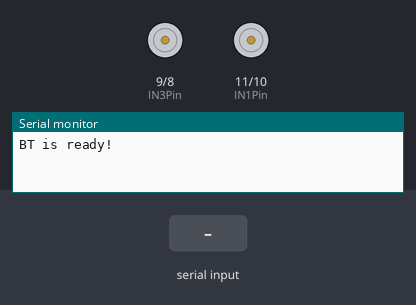
Bench run of a sketch on a simulated Arduino Uno, built with avr-gcc and run on an emulated ATmega328P. On the bench: motor-driver pin pairs drawn as motors (green arrow = first pin HIGH = forward, orange = second pin HIGH = backward, longer = more drive), the last lines printed to the serial monitor. The inputs (shaded band) are chosen by the test bench.

Above: at 1.2 s.
1.3 s: "F" received over the second serial link
At 1.7 s:
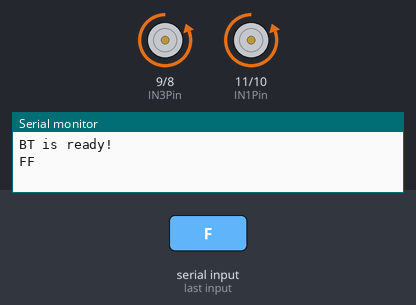
2.8 s: "B" received over the second serial link
At 4.0 s:
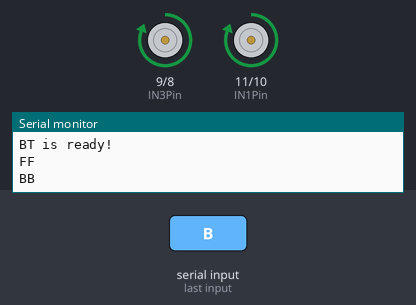
4.3 s: "L" received over the second serial link
At 5.2 s:
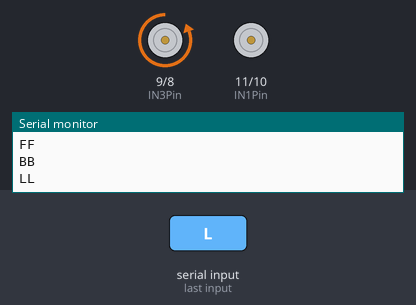
5.8 s: "R" received over the second serial link
At 6.3 s:
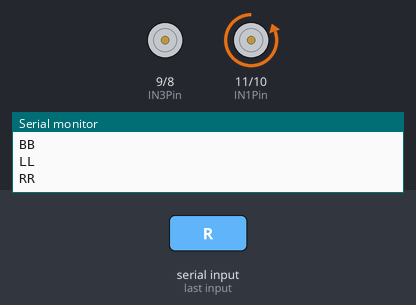
Timing chart, 0 to 8.3 s (numbered marks = the images above; inputs shaded):
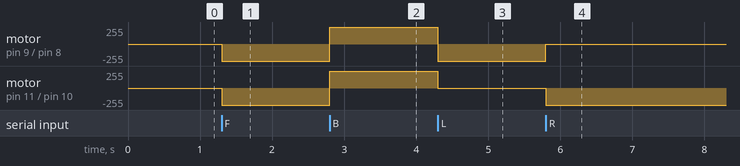

The sketch:

BT_Car01.ino
```cpp
#include <String.h>

/* Input for motorA:
   IN1      IN2      Action
   LOW      LOW      Motor Stop
   HIGH     LOW      Motor moves forward
   LOW      HIGH     Motor moves backward
   HIGH     HIGH     Motor Stop
*/
const int IN1Pin  = 11;
const int IN2Pin = 10;
const int IN3Pin = 9;
const int IN4Pin = 8;

const int DELAY = 3000;
#define TXPin 3
#define RXPin 2

#include <SoftwareSerial.h>   // 引用程式庫

// 定義連接藍牙模組的序列埠
SoftwareSerial BT(RXPin, TXPin); // 接收腳, 傳送腳
char val;  // 儲存接收資料的變數
//String CarCommand = String("FBLR") ;    //設定車子可以接受字串
String CarCommand = "FBLRX" ;    //設定車子可以接受字串

void setup()
{
  pinMode(IN1Pin, OUTPUT);
  pinMode(IN2Pin, OUTPUT);
  pinMode(IN3Pin, OUTPUT);
  pinMode(IN4Pin, OUTPUT);
  //------------BT_Talk Code

     Serial.begin(9600);   // 與電腦序列埠連線
  Serial.println("BT is ready!");

  // 設定藍牙模組的連線速率
  // 如果是HC-05，請改成9600
    BT.begin(9600);


}

void loop()
{
    if (BT.available())
    {
          val = BT.read();
          Serial.print(val);
        //    Serial.println(CarCommand.indexOf(2),DEC) ;
        //    Serial.println(CarCommand.indexOf('L'),DEC) ;
        //    Serial.println(CarCommand.indexOf('K'),DEC) ;
    if (CarCommand.indexOf(val) >=0)
        {
          //  Serial.println(CarCommand.charAt(val)) ;
             BTCMD(val) ;     //執行車子命令

        }
    }
}
void BTCMD(char cmd)
{
    //執行車子命令

    if (cmd == 'F')
            forward();      //前進
    if (cmd == 'B')
            backward();     //向左
    if (cmd == 'L')
            left();         //向左
    if (cmd == 'R')
            right();        //向右
    if (cmd == 'X')
            motorstop();    //停車
      Serial.println(cmd) ;

}

void selfTest()
{
  forward();
  delay(DELAY);
  motorstop(); delay(500);

  backward();
  delay(DELAY);
  motorstop(); delay(500);

  right();
  delay(DELAY);
  motorstop(); delay(500);

  left();
  delay(DELAY);
  motorstop(); delay(500);
}

void motorstop()
{
  digitalWrite(IN1Pin, LOW);
  digitalWrite(IN2Pin, LOW);
  digitalWrite(IN3Pin, LOW);
  digitalWrite(IN4Pin, LOW);
}

void forward()
{
  digitalWrite(IN1Pin, LOW);
  digitalWrite(IN2Pin, HIGH);
  digitalWrite(IN3Pin, LOW);
  digitalWrite(IN4Pin, HIGH);
}

void backward()
{
  digitalWrite(IN1Pin, HIGH);
  digitalWrite(IN2Pin, LOW);
  digitalWrite(IN3Pin, HIGH);
  digitalWrite(IN4Pin, LOW);
}

// Let right motor keep running, but stop left motor
void right()
{
  digitalWrite(IN1Pin, LOW);
  digitalWrite(IN2Pin, HIGH);
  digitalWrite(IN3Pin, LOW);
  digitalWrite(IN4Pin, LOW);
}

// Let left motor keep running, but stop right motor
void left()
{
  digitalWrite(IN1Pin, LOW);
  digitalWrite(IN2Pin, LOW);
  digitalWrite(IN3Pin, LOW);
  digitalWrite(IN4Pin, HIGH);
}
```

Measured:
- after the input at 1.3 s, motor on pin 9 (IN3Pin) / pin 8 (IN4Pin), motor on pin 11 (IN1Pin) / pin 10 (IN2Pin): stopped → backward 255/255 at once
- after the input at 2.8 s, motor on pin 9 (IN3Pin) / pin 8 (IN4Pin), motor on pin 11 (IN1Pin) / pin 10 (IN2Pin): backward 255/255 → forward 255/255 at once
- after the input at 4.3 s, motor on pin 9 (IN3Pin) / pin 8 (IN4Pin): forward 255/255 → backward 255/255 at once; motor on pin 11 (IN1Pin) / pin 10 (IN2Pin): forward 255/255 → stopped at once
- after the input at 5.8 s, motor on pin 9 (IN3Pin) / pin 8 (IN4Pin): backward 255/255 → stopped at once; motor on pin 11 (IN1Pin) / pin 10 (IN2Pin): stopped → backward 255/255 at once
